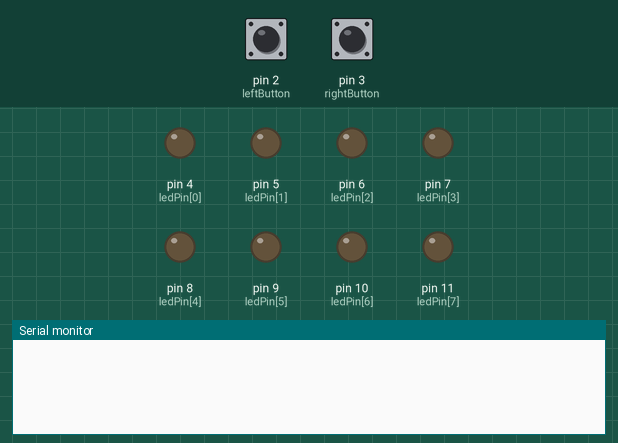
Recording of a sketch running on a simulated Arduino Uno, built with avr-gcc and run on an emulated ATmega328P. Shown: output pins drawn as LEDs (lit = HIGH), the last lines printed to the serial monitor. The test bench sets the inputs (shaded band); at power-on: pin 3 (rightButton) LOW, pin 2 (leftButton) LOW.

Above: at 1.2 s.
1.3 s: pin 3 (rightButton) pulled HIGH for 0.15 s
At 2.3 s:
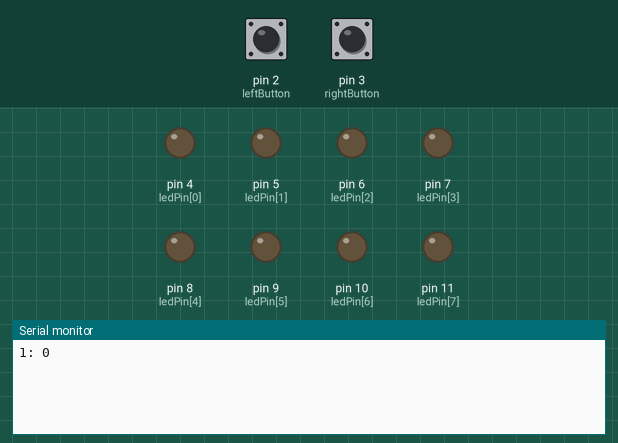
2.9 s: pin 3 (rightButton) pulsed HIGH 5 times (0.12 s each, 0.3 s apart)
At 4.2 s:
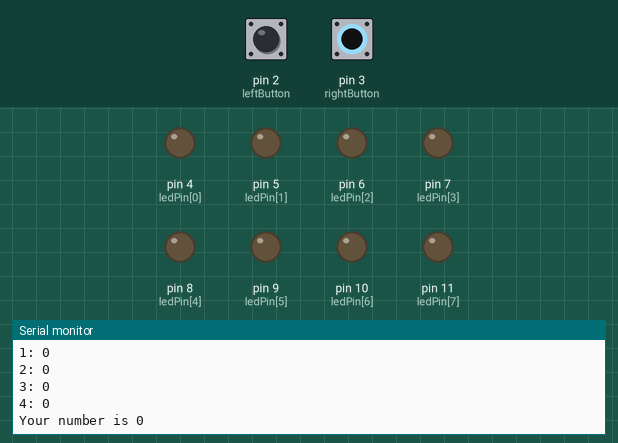
Timing chart, 0 to 5.9 s (numbered marks = the images above; inputs shaded):
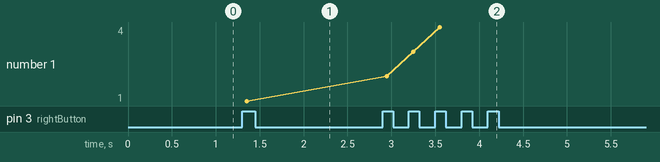

Measured:
- after the input at 1.3 s, the serial monitor: prints a new line after 0.05 s (image 1)
- after the input at 2.9 s, the serial monitor: prints a new line after 0.05 s (image 2)
- plotted number 1: 1 → 4 after the input at 2.9 s

The sketch:

FinalExam.ino
```cpp
//ใช้bitเถอะครับน้องๆ มันง่ายกว่าเยอะ อย่าหาใช้array

const int ledSize = 8;
const int ledPin[ledSize] = { 4, 5, 6, 7, 8, 9, 10, 11 };
const int leftButton = 2;
const int rightButton = 3;
int number = B00000000;
int currentbit = B00000001;
int pressCounter = 0;
const int pressAmount = 4;
int state = B00000000;
int debounceDelay = 50;
int debounceLastTime = 0;
int buttonLastState = LOW;
int buttonState = LOW;
int loopAmount = 0;
void setup() {
  Serial.begin(9600);
  for (int i = 0; i < ledSize; i++) {
    pinMode(ledPin[i], OUTPUT);
  }
  pinMode(leftButton, INPUT);
  pinMode(rightButton, INPUT);
}
void loop() {
  //handle leftButton
  if (digitalRead(leftButton)) {
    state = 1;
  } else {
    state = 0;
  }
  //handle rightButton
  int readIncomingBit = digitalRead(rightButton);
  if (readIncomingBit != buttonLastState) {
    debounceLastTime = millis();
  }
  if (millis() - debounceLastTime > debounceDelay) {
    if (readIncomingBit != buttonState) {
      buttonState = readIncomingBit;
      if (buttonState == HIGH) {
        if (pressCounter < pressAmount) {
          Serial.print(pressCounter + 1);
          Serial.print(": ");
          Serial.println(state);
          number |= (state << pressCounter);
          pressCounter++;
        }
        if (pressCounter >= pressAmount) {
          Serial.print("Your number is ");
          Serial.println(number, DEC);
          for (int i = 0; i < ledSize; i++) {
            int setBit = bitRead(number, i);
            digitalWrite(ledPin[i], setBit);
          }
          delay(1000);
          int originalNumber = number;
          while (loopAmount != 3) {
            while (number < 255) {
              if (number<<1 >= 255) {
                break;
              }
              number <<= 1;
              Serial.println(number);
              for (int i = 0; i < ledSize; i++) {
                int setBit = bitRead(number, i);
                digitalWrite(ledPin[i], setBit);
              }
              delay(500);
            }
            while(number != originalNumber)
            {
              number >>= 1;
              Serial.println(number);
              for (int i = 0; i < ledSize; i++) {
                int setBit = bitRead(number, i);
                digitalWrite(ledPin[i], setBit);
              }
              delay(500);
            }
            loopAmount++;
          }
          ResetEverything();
        }
      }
    }
  }
  buttonLastState = readIncomingBit;
}
void ResetEverything() {
  number = 0;
  currentbit = 0;
  pressCounter = 0;
  loopAmount = 0;
  for(int i = 0; i < ledSize; i++)
  {
    digitalWrite(ledPin[i], LOW);
  }
}
```
